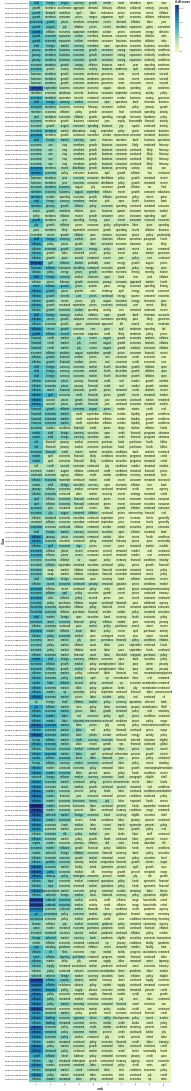

Write notebook code for a chart like this one.
### Markdown cell above
**For Minutes**

### Code cell
pd.options.display.max_rows = 600
# adding a little randomness to break ties in term ranking
top_tfidf_plusRand = top_minutes.copy()
top_tfidf_plusRand['tf-idf scores'] = top_tfidf_plusRand['tf-idf scores'] + np.random.rand(top_minutes.shape[0])*0.0001

# base for all visualizations, with rank calculation
base = alt.Chart(top_tfidf_plusRand).encode(
    x = 'rank:O',
    y = 'Date:N'
).transform_window(
    rank = "rank()",
    sort = [alt.SortField("tf-idf scores", order="descending")],
    groupby = ["Date"],
)

# heatmap specification, the color follows the number of tfidf
heatmap = base.mark_rect().encode(
    color = 'tf-idf scores:Q'
)


# text labels, white for darker heatmap colors
text = base.mark_text(baseline='middle').encode(
    text = 'vocab:N',
    color = alt.condition(alt.datum.tfidf >= 0.23, alt.value('white'), alt.value('black'))
)

# display the three superimposed visualizations
(heatmap + text).properties(width=600)

### Figure 1 — Vega-Lite specification as saved in the notebook (floating-point values rounded to 4 significant figures; data arrays with more than 128 entries replaced by an {"elided": "..."} marker saying what was removed)
{"config": {"view": {"continuousWidth": 300, "continuousHeight": 300}}, "layer": [{"mark": {"type": "rect"}, "encoding": {"color": {"field": "tf-idf scores", "type": "quantitative"}, "x": {"field": "rank", "type": "ordinal"}, "y": {"field": "Date", "type": "nominal"}}, "transform": [{"window": [{"op": "rank", "field": "", "as": "rank"}], "groupby": ["Date"], "sort": [{"field": "tf-idf scores", "order": "descending"}]}]}, {"mark": {"type": "text", "baseline": "middle"}, "encoding": {"color": {"condition": {"test": "(datum.tfidf >= 0.23)", "value": "white"}, "value": "black"}, "text": {"field": "vocab", "type": "nominal"}, "x": {"field": "rank", "type": "ordinal"}, "y": {"field": "Date", "type": "nominal"}}, "transform": [{"window": [{"op": "rank", "field": "", "as": "rank"}], "groupby": ["Date"], "sort": [{"field": "tf-idf scores", "order": "descending"}]}]}], "data": {"name": "data-6c3080107e0a8e47294f56031c77d75b"}, "width": 600, "$schema": "https://vega.github.io/schema/vega-lite/v5.20.1.json", "datasets": {"data-6c3080107e0a8e47294f56031c77d75b": {"elided": "2290 records"}}}
